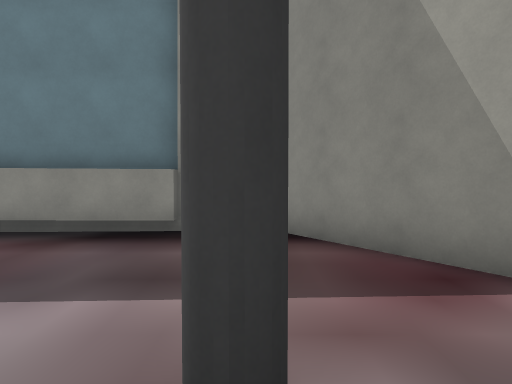
[1] (above)

24 first-person views from a walk through a 3-D level made in the Godot game engine. The camera is 1.4 m above the floor, tilts 2° down and sees 70° across. The floor is counted in squares, 1.5 m on a side. Each view is taken from the middle of a square. On the plan, view 1 faces up. The plan holds only what a view shows up to about 13 squares ahead; the rest is blank. The place goes on beyond the plan. Some surface patterns are stand-ins.

[2]
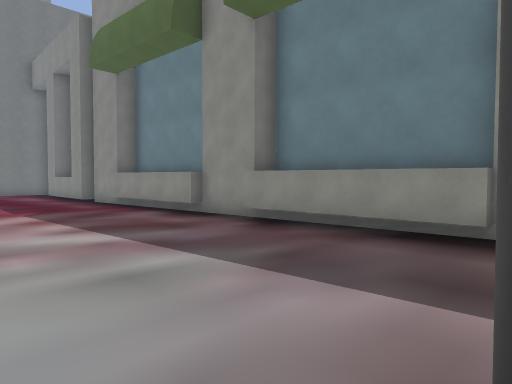

[3]
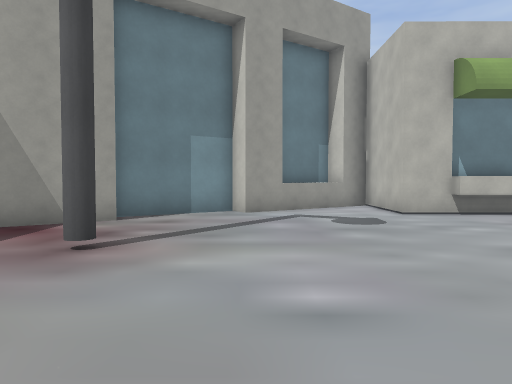

[4]
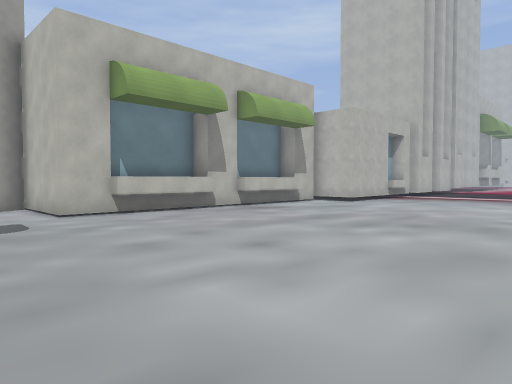

[5]
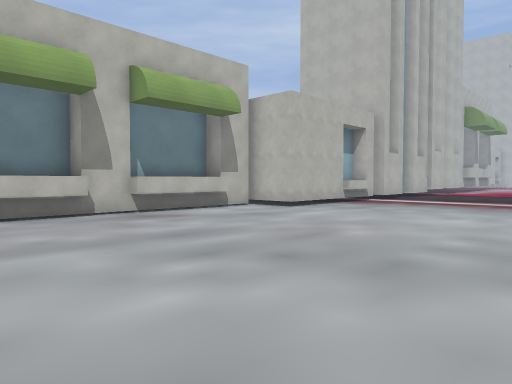

[6]
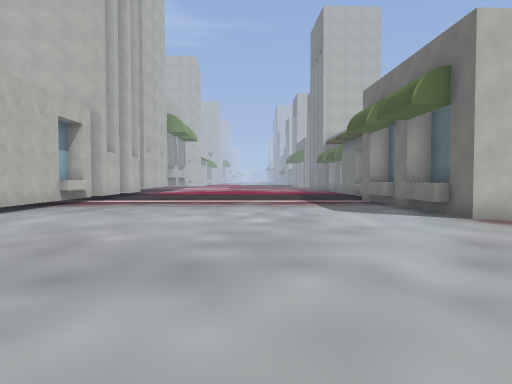

[7]
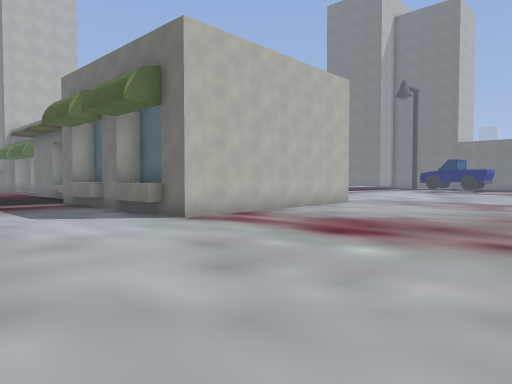

[8]
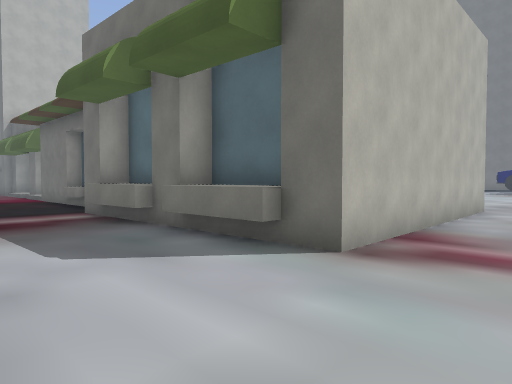

[9]
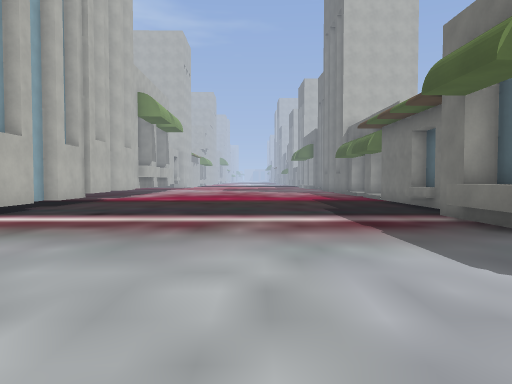

[10]
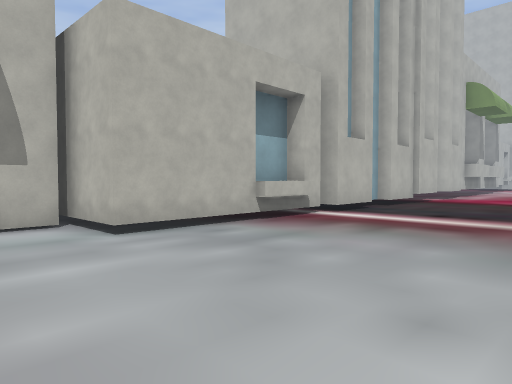

[11]
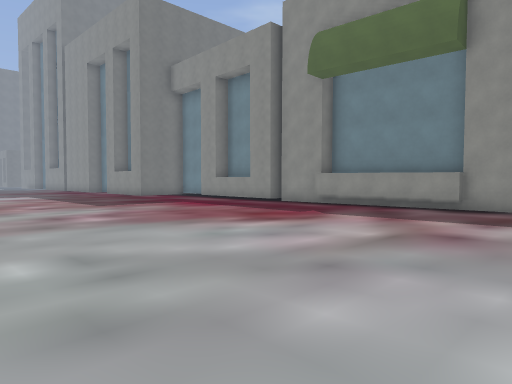

[12]
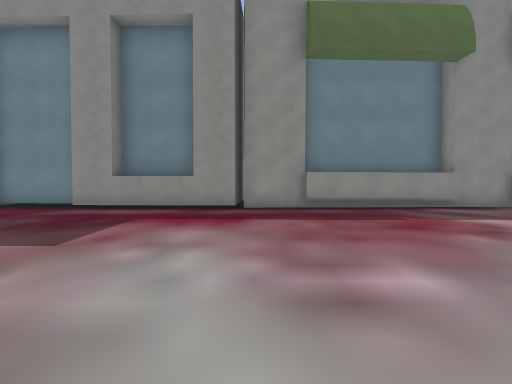

[13]
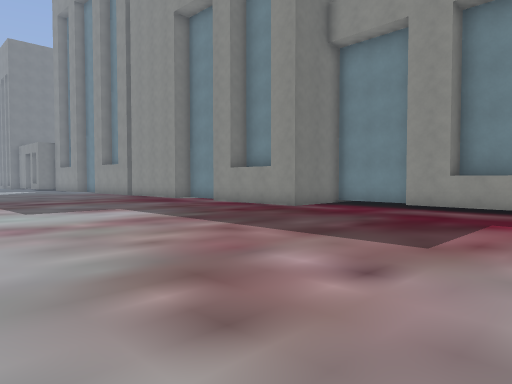

[14]
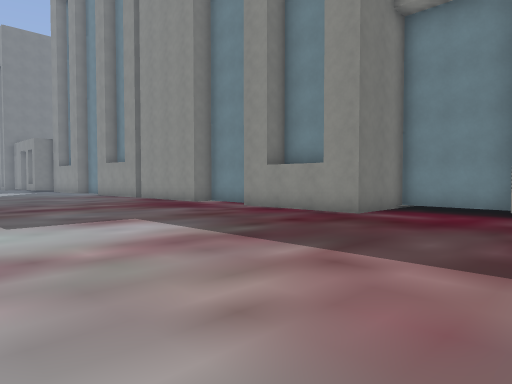

[15]
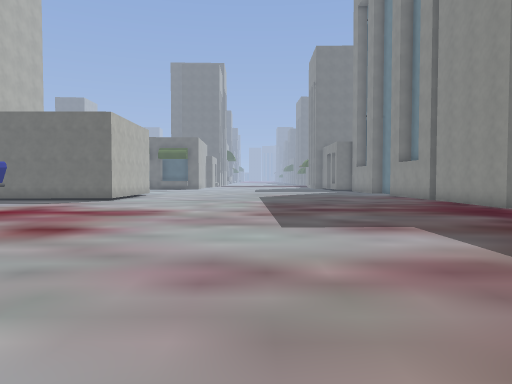

[16]
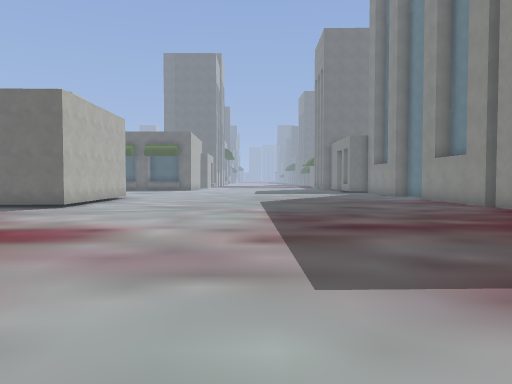

[17]
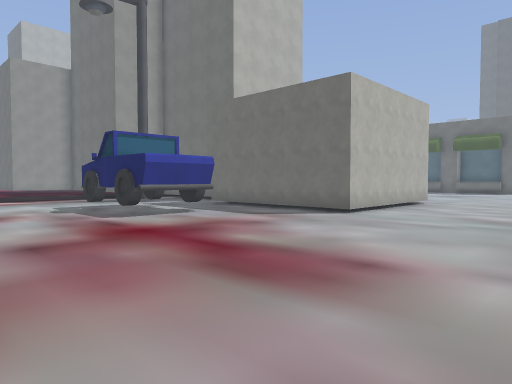

[18]
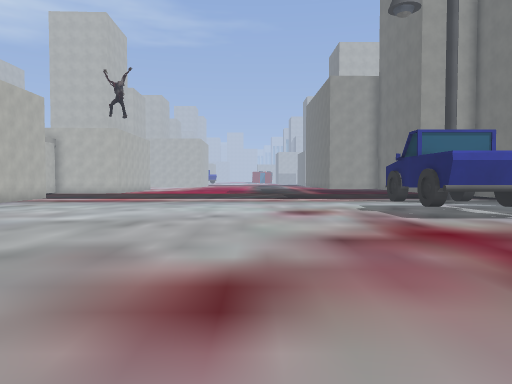

[19]
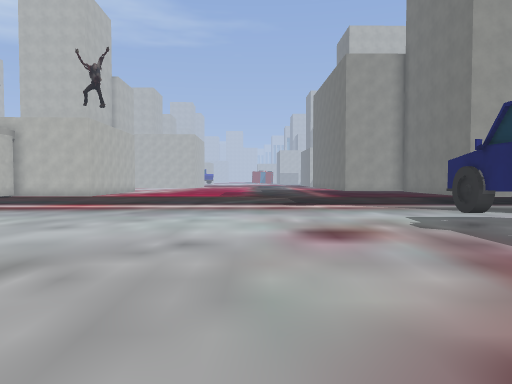

[20]
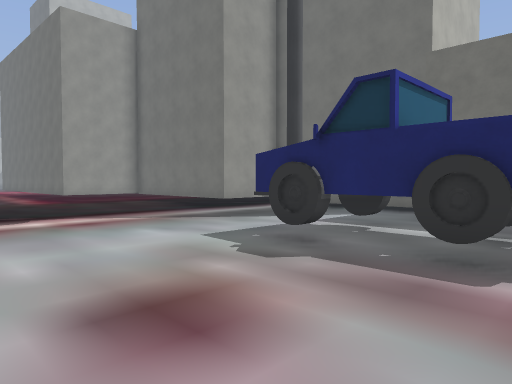

[21]
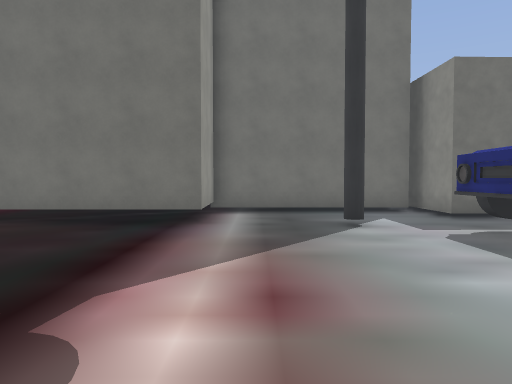

[22]
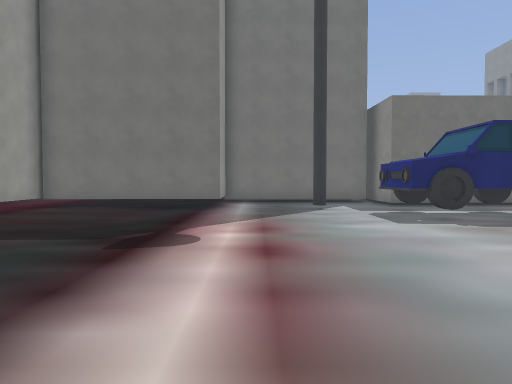

[23]
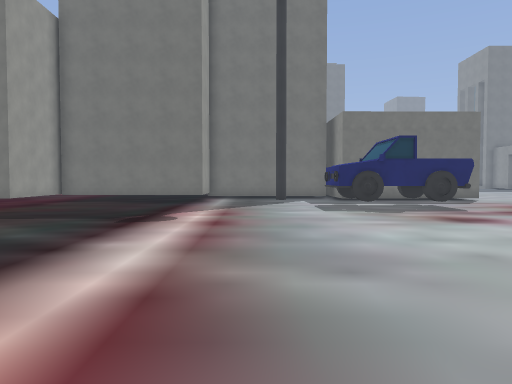

[24]
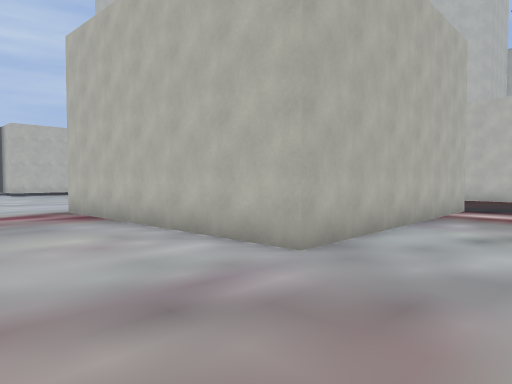

### Floor plan
Key: @ floor where view 1 was taken; # wall or solid block; . floor; B building; O other object.
Columns run from 40 left of view 1 to 8 right of it. Each row starts with its distance up from view 1.
  7                 #########      B  BBBBB#
  6                 #..##BBB###BBBBBB#BBBBB. #
  5          B      #........................##
  4   B######.  #BB##.........................##
  3    ........................................##
  2    .........................................##
  1    .....................................#....##
  0    ................................  ...@.....#
 -1    ................................. ........B##
 -2    ................................. .........B##
 -3    ............................................B#
 -4    ............................................B#
 -5    .....................   ..................####
 -6    ................  .. ..      .. ..........#
 -7 .................                .. ........BB
 -8 ................            ................BB
 -9 .................      .....................BB
-10 #####.............    .......................#
-11     #.............  . ......................BB
-12     #..............  .......................BB
-13     #..OO...................................BB
-14     #.OOOO..................................BB
-15    ##..OO..............#########.............#
-16   ##B.OOOO.............#      #B...........####
-17    #..OOOO.............#      #B...........#
-18    #...................#      #B...........#
-19    #..#................#       B...........B
-20    #...................#       B...........B#
-21    #...................#      #B...........##
-22    ###.................#      ##...........#
-23      #...........     ..       ............#
-24      #..........      ..       B...........#
-25      #........                BB...........#
-26      #.......                  B...........#

Where each view was taken, in squares from view 1:
view 1: 0 up, 0 right, facing up
view 2: 0 up, 0 right, facing up-left
view 3: 1 down, 5 left, facing right
view 4: 2 down, 5 left, facing down-right
view 5: 6 down, 5 left, facing down-right
view 6: 6 down, 4 left, facing down
view 7: 7 down, 4 left, facing down-left
view 8: 12 down, 5 left, facing down-left
view 9: 13 down, 4 left, facing down
view 10: 13 down, 3 left, facing down-right
view 11: 6 down, 5 left, facing up-left
view 12: 6 down, 15 left, facing up
view 13: 6 down, 16 left, facing up-left
view 14: 5 down, 19 left, facing up-left
view 15: 4 down, 20 left, facing left
view 16: 4 down, 24 left, facing left
view 17: 5 down, 27 left, facing down-left
view 18: 5 down, 27 left, facing down
view 19: 9 down, 27 left, facing down
view 20: 13 down, 27 left, facing down-left
view 21: 21 down, 27 left, facing left
view 22: 21 down, 23 left, facing left
view 23: 20 down, 20 left, facing left
view 24: 11 down, 20 left, facing down-right
